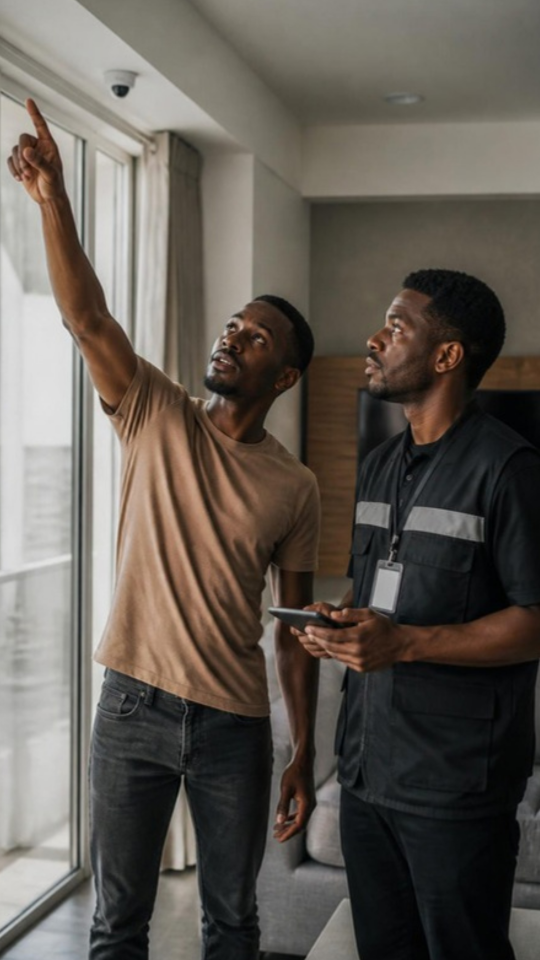
#> input picture video-projeto/imagens-canva/consulta.png, 1080 x 1920 px, given in place of 6_person.png, which was not available (shown at 1/2 size)
$ python render.py ../../imagens-canva/consulta.png
#> lines starting #> are read from the running program, lines starting #| are printed output that depends on the picture; pictures that were not available may be replaced by others from this repository, and a replacement may not be noted
# Renderiza o video narrado: poster do CEO (elementos um a um) -> obras -> CTA.
# Tempos tirados da gravacao de voz (faster-whisper, palavra a palavra).
import os, sys, subprocess, cv2, numpy as np
from PIL import Image, ImageDraw, ImageFont
L = os.environ.get('LAYERS', 'layers'); OUT = os.environ.get('OUT', 'video_mudo.mp4')
FONT = os.environ.get('FONT', 'video-projeto/fonts/Montserrat-ExtraBold.ttf')
LOGO = os.environ.get('LOGO', 'brand/kukulu-logo@2x.png')
W, H, FPS, DUR = 1080, 1920, 30, 40.0
ORANGE = (248, 168, 0)

def ease(x): x = min(max(x, 0), 1); return 1 - (1 - x) ** 3
def back(x):
    x = min(max(x, 0), 1); c = 1.70158
    return 1 + (c + 1) * (x - 1) ** 3 + c * (x - 1) ** 2
def ramp(t, a, b): return min(max((t - a) / (b - a), 0), 1)

class Layer:
    def __init__(self, rgba, s=1.0, ox=0, oy=0):
#> called with s = 1.41, ox = 0, oy = -7.5
        if s != 1.0:
            rgba = cv2.resize(rgba, None, fx=s, fy=s, interpolation=cv2.INTER_LANCZOS4 if s > 1 else cv2.INTER_AREA)
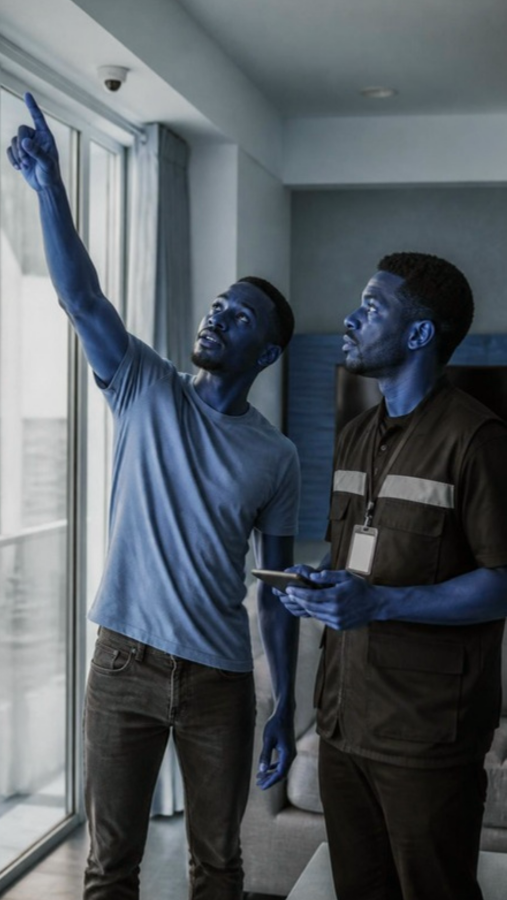
#> rgba: shape (2700, 1519, 4) (shown at 1/3 size); mean B, G, R, A 98, 91.4, 84, 255
        a = rgba[..., 3]
#> a: shape (2700, 1519); every value is 255
        ys, xs = np.nonzero(a > 2)
        y0, y1, x0, x1 = ys.min(), ys.max() + 1, xs.min(), xs.max() + 1
#> y0 = 0; y1 = 2700; x0 = 0; x1 = 1519
        self.rgb = rgba[y0:y1, x0:x1, :3].astype(np.float32)
        self.a = rgba[y0:y1, x0:x1, 3].astype(np.float32) / 255
#> self.a: shape (2700, 1519) float32; every value is 1
        self.x, self.y = x0 + ox, y0 + oy
#> self.x = 0; self.y = -7.5

# [22 lines left out: function draw, not called in this run]

def camera(img, z, cx, cy, sx=0, sy=0):
    M = np.float32([[z, 0, (1 - z) * cx + sx], [0, z, (1 - z) * cy + sy]])
    return cv2.warpAffine(img, M, (W, H), flags=cv2.INTER_LINEAR, borderMode=cv2.BORDER_REFLECT)

def rd(p): return cv2.cvtColor(cv2.imread(p, cv2.IMREAD_UNCHANGED), cv2.COLOR_BGRA2RGBA if p.endswith('png') else cv2.COLOR_BGR2RGBA)

# [18 lines left out: functions text_img, shadowed, not called in this run]

def centered(rgba, cy):
    ly = Layer(rgba); ly.x = (W - ly.a.shape[1]) // 2; ly.y = cy - ly.a.shape[0] // 2; return ly

# ---------- cena 1: poster ----------
S6 = W / 768; OY6 = (H - 1376 * S6) / 2
P = {k: Layer(rd(f'{L}/6_{k}.png'), S6, 0, OY6) for k in ['person', 'prazer', 'ceo', 'de', 'seg', 'ele', 'logo', 'handle']}
#> call 2 of rd, with p = 'layers/6_prazer.png'
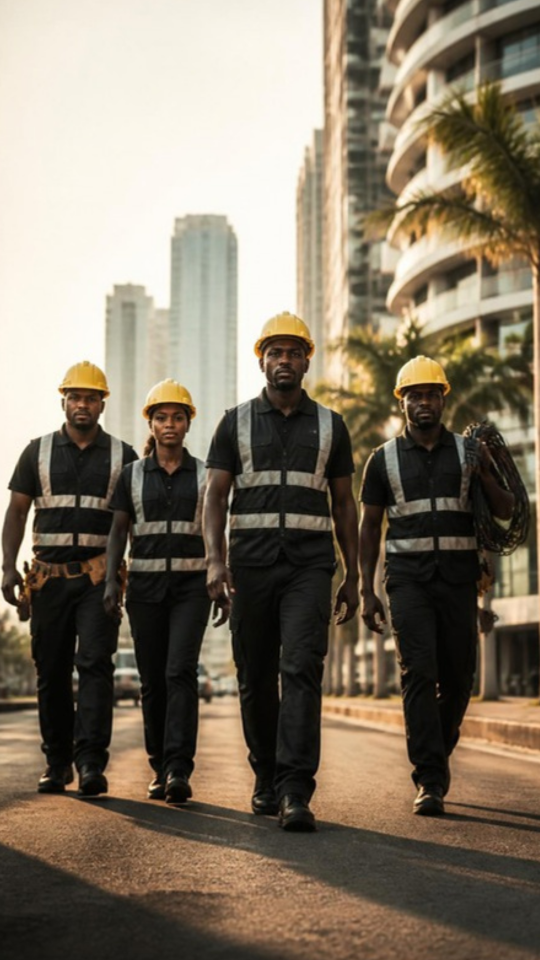
#> input picture video-projeto/imagens-canva/equipa.png, 1080 x 1920 px, given in place of 6_prazer.png, which was not available (shown at 1/2 size)
#> call 2 of __init__, with s = 1.41, ox = 0, oy = -7.5
#> in __init__ (call 2), `rgba = cv2.resize(rgba, None, fx=s, fy=s, interpolation=cv2.INTER_LANC..`:
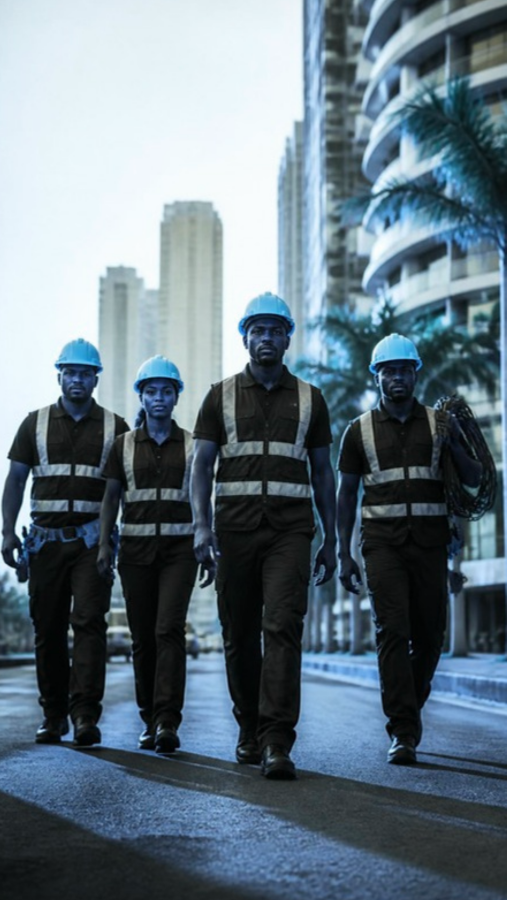
#> rgba: shape (2700, 1519, 4) (shown at 1/3 size); mean B, G, R, A 130.5, 118.9, 101.5, 255
#> (the run stopped early here; a loop or call above may not have finished)
